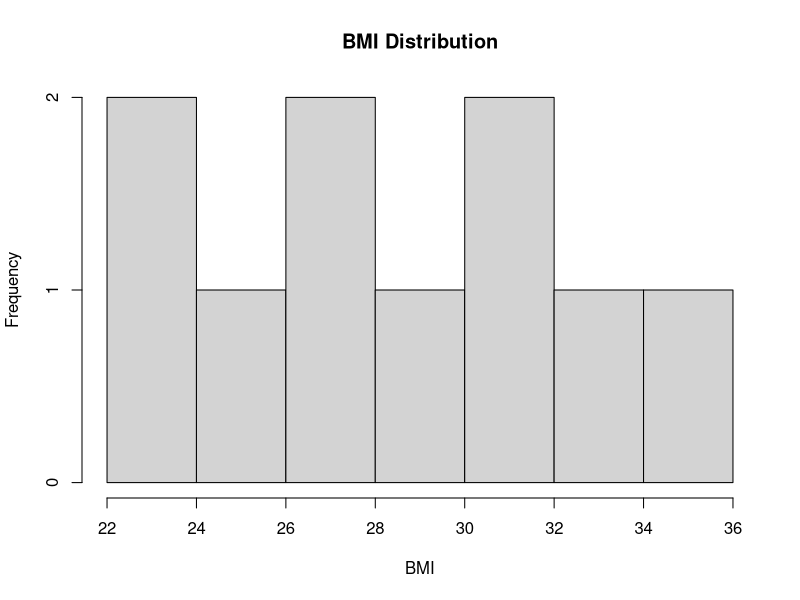
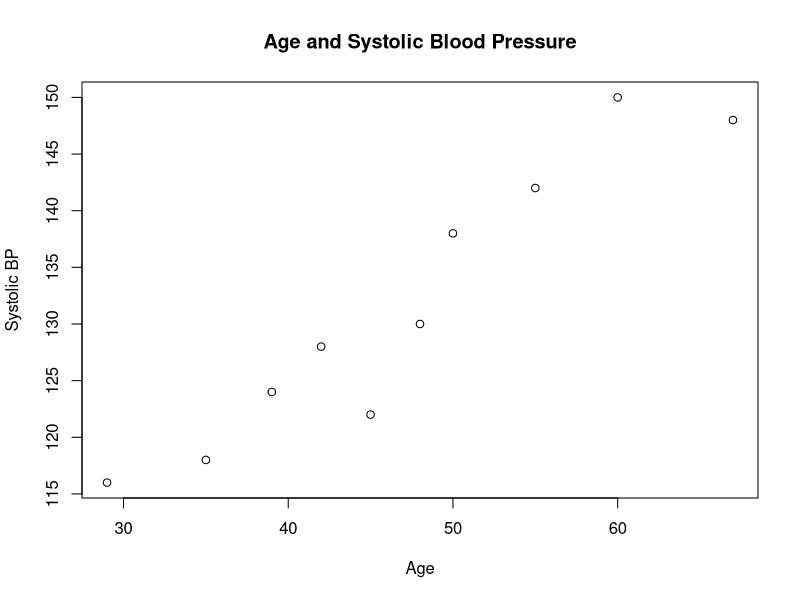

Generate these figures, in order, with R:
## ---- chunk 1
patient_data <- data.frame(
  ID = 1:10,
  Age = c(45, 50, 35, 60, 42, 29, 55, 48, 39, 67),
  BMI = c(28, 32, 24, 35, 27, 23, 31, 29, 26, 34),
  SystolicBP = c(122, 138, 118, 150, 128, 116, 142, 130, 124, 148),
  Diabetes = c("No", "Yes", "No", "Yes", "No", "No", "Yes", "No", "No", "Yes")
)
patient_data
## ---- chunk 2
dim(patient_data)
names(patient_data)
str(patient_data)
summary(patient_data)

## ---- chunk 3
mean(patient_data$Age)
mean(patient_data$BMI)
sd(patient_data$BMI)
mean(patient_data$SystolicBP)
table(patient_data$Diabetes)
## ---- chunk 4
hist(patient_data$BMI,
     main = "BMI Distribution",
     xlab = "BMI",
     ylab = "Frequency")
## ---- chunk 5
diabetes_group <- subset(patient_data, Diabetes == "Yes")
mean(diabetes_group$BMI)

aggregate(BMI ~ Diabetes, data = patient_data, FUN = mean)

plot(patient_data$Age, patient_data$SystolicBP,
     xlab = "Age", ylab = "Systolic BP",
     main = "Age and Systolic Blood Pressure")
## ---- chunk 6
mean(patient_data$bmi)
